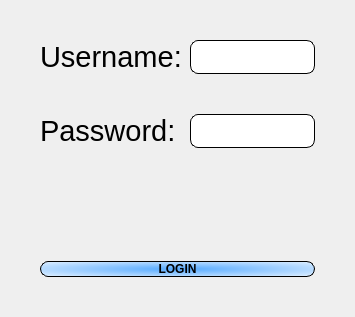
          <widget class="QWidget" name="page_Login">
           <layout class="QGridLayout" name="gridLayout_11" rowstretch="0,0,0,0,0,0,0,0,0">
            <property name="leftMargin">
             <number>0</number>
            </property>
            <property name="topMargin">
             <number>0</number>
            </property>
            <property name="rightMargin">
             <number>0</number>
            </property>
            <property name="bottomMargin">
             <number>0</number>
            </property>
            <property name="spacing">
             <number>0</number>
            </property>
            <item row="1" column="5" rowspan="7">
             <spacer name="horizontalSpacer_5">
              <property name="orientation">
               <enum>Qt::Horizontal</enum>
              </property>
              <property name="sizeHint" stdset="0">
               <size>
                <width>40</width>
                <height>20</height>
               </size>
              </property>
             </spacer>
            </item>
            <item row="1" column="0" rowspan="7">
             <spacer name="horizontalSpacer_4">
              <property name="orientation">
               <enum>Qt::Horizontal</enum>
              </property>
              <property name="sizeHint" stdset="0">
               <size>
                <width>40</width>
                <height>20</height>
               </size>
              </property>
             </spacer>
            </item>
            <item row="1" column="1">
             <widget class="QLabel" name="label_Username">
              <property name="font">
               <font>
                <pointsize>22</pointsize>
               </font>
              </property>
              <property name="text">
               <string>Username: </string>
              </property>
             </widget>
            </item>
            <item row="3" column="1">
             <widget class="QLabel" name="label_Password">
              <property name="font">
               <font>
                <pointsize>22</pointsize>
               </font>
              </property>
              <property name="text">
               <string>Password: </string>
              </property>
             </widget>
            </item>
            <item row="3" column="4">
             <widget class="QLineEdit" name="lineEdit_Password">
              <property name="sizePolicy">
               <sizepolicy hsizetype="Expanding" vsizetype="Preferred">
                <horstretch>0</horstretch>
                <verstretch>0</verstretch>
               </sizepolicy>
              </property>
              <property name="minimumSize">
               <size>
                <width>0</width>
                <height>0</height>
               </size>
              </property>
              <property name="maximumSize">
               <size>
                <width>16777215</width>
                <height>1000</height>
               </size>
              </property>
              <property name="font">
               <font>
                <weight>75</weight>
                <bold>true</bold>
               </font>
              </property>
              <property name="styleSheet">
               <string notr="true">QLineEdit{
border-width: 1px;
border-style: solid; 
border-radius: 8px; 
border-color: rgb(0, 0, 0);
}</string>
              </property>
             </widget>
            </item>
            <item row="1" column="4">
             <widget class="QLineEdit" name="lineEdit_Username">
              <property name="sizePolicy">
               <sizepolicy hsizetype="Expanding" vsizetype="Preferred">
                <horstretch>0</horstretch>
                <verstretch>0</verstretch>
               </sizepolicy>
              </property>
              <property name="minimumSize">
               <size>
                <width>0</width>
                <height>0</height>
               </size>
              </property>
              <property name="maximumSize">
               <size>
                <width>16777215</width>
                <height>1000</height>
               </size>
              </property>
              <property name="font">
               <font>
                <weight>75</weight>
                <bold>true</bold>
               </font>
              </property>
              <property name="styleSheet">
               <string notr="true">QLineEdit{
border-width: 1px;
border-style: solid; 
border-radius: 8px; 
border-color: rgb(0, 0, 0);
}</string>
              </property>
             </widget>
            </item>
            <item row="5" column="1" colspan="4">
             <widget class="QLabel" name="label_errore_credenziali">
              <property name="font">
               <font>
                <pointsize>22</pointsize>
                <weight>75</weight>
                <bold>true</bold>
               </font>
              </property>
              <property name="styleSheet">
               <string notr="true">color: rgb(255, 85, 127);</string>
              </property>
              <property name="text">
               <string/>
              </property>
              <property name="alignment">
               <set>Qt::AlignCenter</set>
              </property>
             </widget>
            </item>
            <item row="7" column="1" colspan="4">
             <widget class="QPushButton" name="pushButton_Login">
              <property name="sizePolicy">
               <sizepolicy hsizetype="Minimum" vsizetype="Expanding">
                <horstretch>0</horstretch>
                <verstretch>0</verstretch>
               </sizepolicy>
              </property>
              <property name="minimumSize">
               <size>
                <width>0</width>
                <height>0</height>
               </size>
              </property>
              <property name="maximumSize">
               <size>
                <width>16777215</width>
                <height>1000</height>
               </size>
              </property>
              <property name="font">
               <font>
                <weight>75</weight>
                <bold>true</bold>
               </font>
              </property>
              <property name="styleSheet">
               <string notr="true">QPushButton{
border-width: 1px;
border-style: solid; 
border-radius: 8px; 
border-color: rgb(0, 0, 0);
	background-color: qradialgradient(spread:pad, cx:0.5, cy:0.5, radius:0.852, fx:0.5, fy:0.5, stop:0 rgba(85, 170, 255, 255), stop:1 rgba(255, 255, 255, 255));
}</string>
              </property>
              <property name="text">
               <string>LOGIN</string>
              </property>
             </widget>
            </item>
            <item row="6" column="1" colspan="4">
             <spacer name="verticalSpacer_12">
              <property name="orientation">
               <enum>Qt::Vertical</enum>
              </property>
              <property name="sizeHint" stdset="0">
               <size>
                <width>20</width>
                <height>40</height>
               </size>
              </property>
             </spacer>
            </item>
            <item row="8" column="1" colspan="4">
             <spacer name="verticalSpacer_9">
              <property name="orientation">
               <enum>Qt::Vertical</enum>
              </property>
              <property name="sizeHint" stdset="0">
               <size>
                <width>20</width>
                <height>40</height>
               </size>
              </property>
             </spacer>
            </item>
            <item row="4" column="1" colspan="4">
             <spacer name="verticalSpacer_10">
              <property name="orientation">
               <enum>Qt::Vertical</enum>
              </property>
              <property name="sizeHint" stdset="0">
               <size>
                <width>20</width>
                <height>40</height>
               </size>
              </property>
             </spacer>
            </item>
            <item row="2" column="1" colspan="4">
             <spacer name="verticalSpacer_8">
              <property name="orientation">
               <enum>Qt::Vertical</enum>
              </property>
              <property name="sizeHint" stdset="0">
               <size>
                <width>20</width>
                <height>40</height>
               </size>
              </property>
             </spacer>
            </item>
            <item row="0" column="1" colspan="4">
             <spacer name="verticalSpacer_11">
              <property name="orientation">
               <enum>Qt::Vertical</enum>
              </property>
              <property name="sizeHint" stdset="0">
               <size>
                <width>20</width>
                <height>40</height>
               </size>
              </property>
             </spacer>
            </item>
           </layout>
          </widget>
